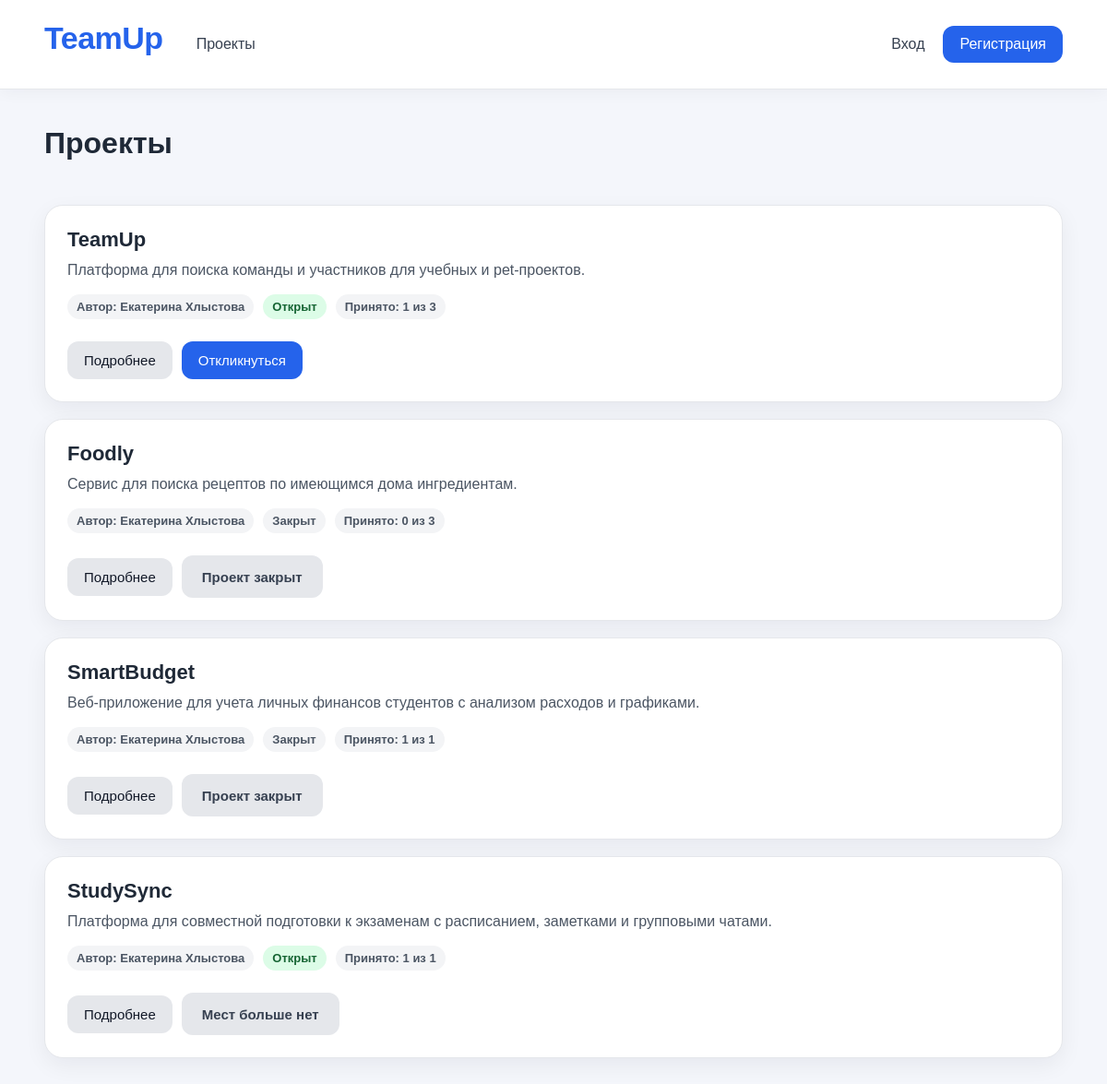
Page /projects on the earlier database version.
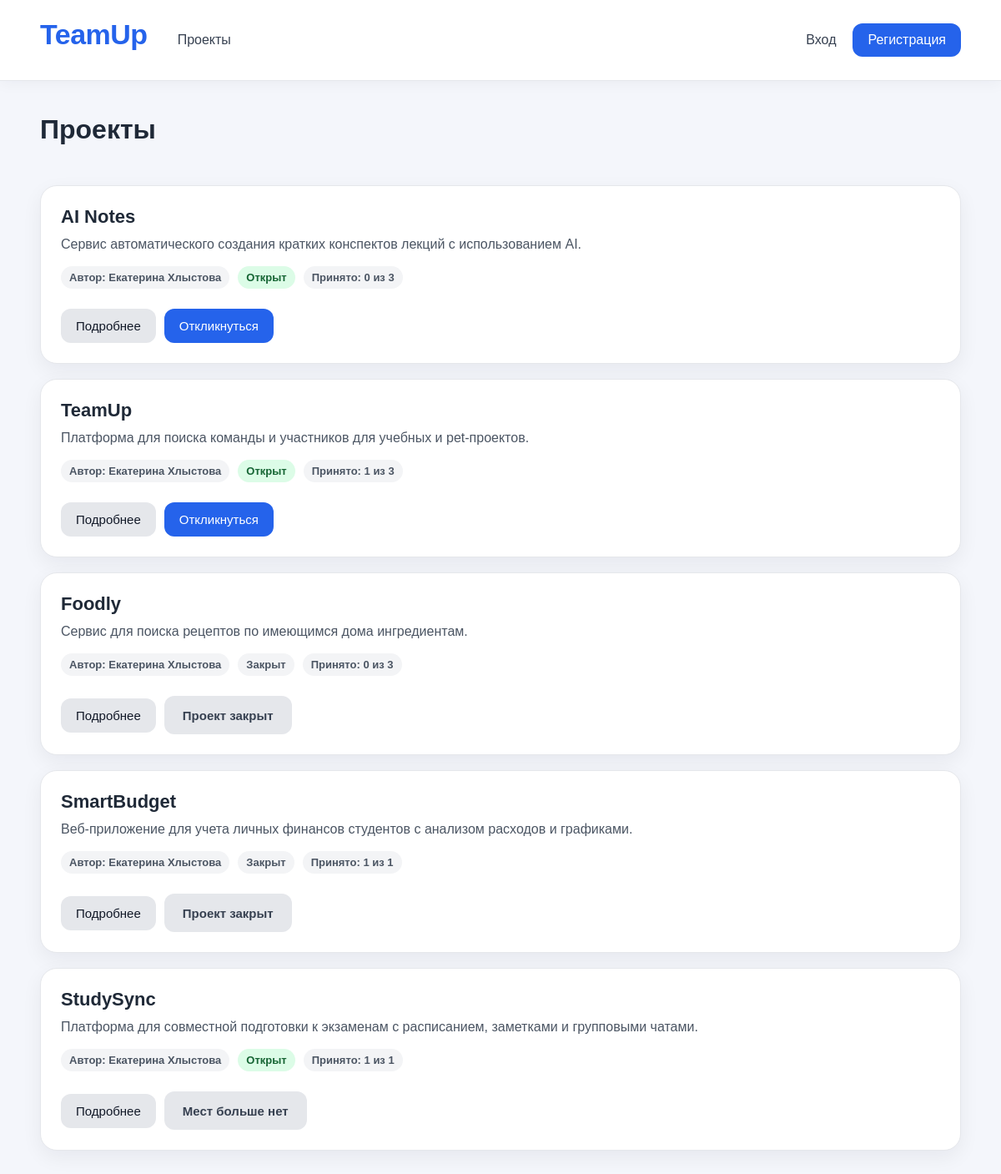
Same page on the later database version.
### app/models/project.py (models this page shows)
class Project(Base):
    __tablename__ = "projects"
    id: Mapped[int] = mapped_column(primary_key=True)
    title: Mapped[str] = mapped_column(String(255), nullable=False)
    description: Mapped[str] = mapped_column(String(1000), nullable=False)
    status: Mapped[str] = mapped_column(String(50), default="draft", nullable=False)
    max_participants: Mapped[int] = mapped_column(Integer, nullable=False, default=1)
    owner_id: Mapped[int] = mapped_column(ForeignKey("users.id"), nullable=False)
    owner = relationship("User", back_populates="projects")
    applications = relationship("Application", back_populates="project")

### app/models/user.py (models this page shows)
class User(Base):
    __tablename__ = "users"
    id: Mapped[int] = mapped_column(primary_key=True)
    first_name: Mapped[str] = mapped_column(String(255), nullable=False)
    last_name: Mapped[str] = mapped_column(String(255), nullable=False)
    email: Mapped[str] = mapped_column(String(255), unique=True, nullable=False)
    password: Mapped[str] = mapped_column(String(255), nullable=False)
    role: Mapped[str] = mapped_column(String(50), default="user", nullable=False)
    projects = relationship("Project", back_populates="owner")
    applications = relationship("Application", back_populates="user")

### app/api/projects.py (the view)
@router.get("/projects")
async def projects_list(
    request: Request,
    session: AsyncSession = Depends(get_session),
):
    project_repository = ProjectRepository(session)
    project_service = ProjectService(project_repository)
    projects = await project_service.get_all_projects()
    user_id = request.session.get("user_id")
    user_name = request.session.get("user_name")
    user_email = request.session.get("user_email")
    user_role = request.session.get("user_role")
    message = request.query_params.get("message")
    applied_project_ids = set()
    if user_id:
        application_repository = ApplicationRepository(session)
        application_service = ApplicationService(application_repository)
        applied_project_ids = (
            await application_service.get_user_project_ids_with_applications(user_id)
        )
    return templates.TemplateResponse(
        request=request,
        name="projects.html",
        context={
            "projects": projects,
            "user_id": user_id,
            "user_name": user_name,
            "user_email": user_email,
            "user_role": user_role,
            "applied_project_ids": applied_project_ids,
            "message": message,
        },
    )

### templates/projects.html (shortened to what this page needs)
{% extends "base.html" %}
{% block content %}
<div class="page-header">
    <h1 class="page-title">Проекты</h1>
</div>
{% if projects %}
    <div class="projects-grid">
        {% for project in projects %}
            <div class="card project-card">
                <div>
                    <h3>{{ project.title }}</h3>
                    <p>{{ project.description }}</p>
                </div>
                <div class="meta">
                    <span class="badge badge-muted">
                        Автор: {{ project.owner.first_name }} {{ project.owner.last_name }}
                    </span>
                    {% if project.status == "draft" %}
                        <span class="badge badge-warning">Черновик</span>
                    {% elif project.status == "open" %}
                        <span class="badge badge-success">Открыт</span>
                    {% elif project.status == "closed" %}
                        <span class="badge badge-muted">Закрыт</span>
                    {% else %}
                        <span class="badge badge-muted">{{ project.status }}</span>
                    {% endif %}
                    <span class="badge badge-muted">
                        Принято:
                        {{ project.applications | selectattr("status", "equalto", "accepted") | list | length }}
                        из
                        {{ project.max_participants }}
                    </span>
                </div>
                <div class="actions">
                    <a href="/projects/{{ project.id }}" class="button button-secondary">
                        Подробнее
                    </a>
                    {% set accepted_count = project.applications | selectattr("status", "equalto", "accepted") | list | length %}
                    {% if user_id == project.owner_id %}
                        {% if project.status == "draft" %}
                            <span class="status-label status-warning">
                                Проект ещё не открыт
                            </span>
                        {% elif project.status == "open" %}
                            <span class="status-label status-success">
                                Ваш проект открыт
                            </span>
                        {% elif project.status == "closed" %}
                            <span class="status-label status-muted">
                                Проект закрыт
                            </span>
                        {% endif %}
                    {% elif project.status == "draft" %}
                        <span class="status-label status-warning">
                            Проект ещё не открыт
                        </span>
                    {% elif project.status == "closed" %}
                        <span class="status-label status-muted">
                            Проект закрыт
                        </span>
                    {% elif project.id in applied_project_ids %}
                        <span class="status-label status-warning">
                            Вы уже откликнулись
                        </span>
                    {% elif accepted_count >= project.max_participants %}
                        <span class="status-label status-muted">
                            Мест больше нет
                        </span>
                    {% else %}
                        <form action="/projects/{{ project.id }}/apply" method="post">
                            <button class="button" type="submit">
                                Откликнуться
                            </button>
                        </form>
                    {% endif %}
                </div>
            </div>
        {% endfor %}
    </div>
{% else %}
    <div class="empty">
        Пока нет проектов.
    </div>
{% endif %}
{% endblock %}

### templates/base.html (shortened to what this page needs)
<!DOCTYPE html>
<html lang="ru">
<head>
    <link rel="stylesheet" href="/static/css/style.css">
</head>
<body>
    <header class="header">
        <div class="container header-inner">
            <a class="logo" href="/">TeamUp</a>
            <nav class="nav">
                <div class="nav-left">
                    <a href="/projects">Проекты</a>
                </div>
                <div class="nav-right">
                    {% if user_name %}
                        <a href="/logout" class="nav-exit">Выйти</a>
                    {% else %}
                        <a href="/login">Вход</a>
                        <a href="/register" class="nav-button">Регистрация</a>
                    {% endif %}
                </div>
            </nav>
        </div>
    </header>
    <main class="main">
        <div class="container">
            {% block content %}{% endblock %}
        </div>
    </main>
</body>
</html>

### static/css/style.css (style rules this page uses)
* { box-sizing: border-box; }
body { font-family: Arial, sans-serif; background: #f4f6fb; margin: 0; color: #1f2937 }
a { color: inherit; text-decoration: none; }
.container { width: min(1280px, 92%); margin: 0 auto; }
.header { background: #ffffff; border-bottom: 1px solid #e5e7eb; position: sticky; top: 0; z-index: 10; box-shadow: 0 4px 16px rgba(15, 23, 42, 0.04); }
.header-inner { min-height: 96px; display: flex; align-items: center; justify-content: space-between; gap: 36px; }
.logo { font-size: 34px; font-weight: 800; color: #2563eb; letter-spacing: -0.5px; flex-shrink: 0; line-height: 1; transform: translateY(-7px); }
.nav { flex: 1; display: flex; align-items: center; justify-content: space-between; }
.nav-left { display: flex; align-items: center; gap: 28px; }
.nav-right { display: flex; align-items: center; gap: 20px; }
.nav a { color: #374151; padding: 10px 0; line-height: 1; white-space: nowrap; transition: color 0.2s ease, transform 0.2s ease; }
.nav-button { background: #2563eb; color: white !important; padding: 12px 18px !important; border-radius: 12px; transition: background 0.2s ease, transform 0.2s ease, box-shadow 0.2s ease; }
.main { padding: 40px 0; }
.button { display: inline-block; border: none; cursor: pointer; background: #2563eb; color: white; padding: 12px 18px; border-radius: 12px; font-size: 15px; }
.button-secondary { background: #e5e7eb; color: #111827; }
.card { background: white; border: 1px solid #e5e7eb; border-radius: 20px; padding: 24px; box-shadow: 0 8px 24px rgba(15, 23, 42, 0.06); }
.card+.card { margin-top: 18px; }
.page-title { margin: 0 0 24px; font-size: 32px; }
.page-header { display: flex; align-items: center; justify-content: space-between; gap: 20px; margin-bottom: 24px; }
.project-card { display: flex; flex-direction: column; gap: 14px; }
.project-card h3 { margin: 0 0 8px; font-size: 22px; }
.project-card p { margin: 0; line-height: 1.5; color: #4b5563; }
.meta { display: flex; flex-wrap: wrap; gap: 10px; font-size: 14px; margin-bottom: 10px; }
.badge { display: inline-block; background: #eef2ff; color: #3730a3; border-radius: 999px; padding: 6px 10px; font-size: 13px; font-weight: 600; }
.badge-success { background: #dcfce7; color: #166534; }
.badge-muted { background: #f3f4f6; color: #4b5563; }
.actions { display: flex; flex-wrap: wrap; gap: 10px; margin-top: 10px; }
.status-label { display: inline-flex; align-items: center; justify-content: center; min-height: 46px; padding: 0 22px; border-radius: 12px; font-size: 15px; font-weight: 600; line-height: 1; white-space: nowrap; }
.status-muted { background: #e5e7eb; color: #374151; }
.actions { display: flex; align-items: center; flex-wrap: wrap; gap: 10px; margin-top: 0; }

Differences in the rows shown:
added Project: title "AI Notes", description "Сервис автоматического создания кратких конспектов лекций с использованием AI.", owner.first_name "Екатерина", owner.last_name "Хлыстова", status "Открыт", applications|selectattr "0", max_participants "3"
